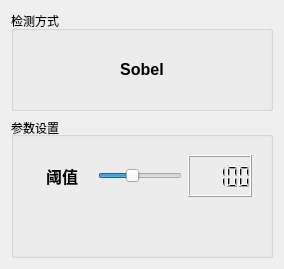
      <widget class="QWidget" name="page_3">
       <layout class="QVBoxLayout" name="verticalLayout_15">
        <item>
         <widget class="QGroupBox" name="groupBox_10">
          <property name="sizePolicy">
           <sizepolicy hsizetype="Preferred" vsizetype="Fixed">
            <horstretch>0</horstretch>
            <verstretch>0</verstretch>
           </sizepolicy>
          </property>
          <property name="minimumSize">
           <size>
            <width>0</width>
            <height>100</height>
           </size>
          </property>
          <property name="title">
           <string>检测方式</string>
          </property>
          <layout class="QVBoxLayout" name="verticalLayout_14">
           <item>
            <widget class="QLabel" name="label_14">
             <property name="text">
              <string>&lt;html&gt;&lt;head/&gt;&lt;body&gt;&lt;p align=&quot;center&quot;&gt;&lt;span style=&quot; font-size:12pt; font-weight:600;&quot;&gt;Sobel&lt;/span&gt;&lt;/p&gt;&lt;/body&gt;&lt;/html&gt;</string>
             </property>
             <property name="scaledContents">
              <bool>false</bool>
             </property>
            </widget>
           </item>
          </layout>
         </widget>
        </item>
        <item>
         <widget class="QGroupBox" name="groupBox_9">
          <property name="title">
           <string>参数设置</string>
          </property>
          <property name="alignment">
           <set>Qt::AlignLeading|Qt::AlignLeft|Qt::AlignVCenter</set>
          </property>
          <property name="checkable">
           <bool>false</bool>
          </property>
          <layout class="QVBoxLayout" name="verticalLayout_13">
           <item>
            <widget class="QWidget" name="widget_9" native="true">
             <property name="sizePolicy">
              <sizepolicy hsizetype="Preferred" vsizetype="Fixed">
               <horstretch>0</horstretch>
               <verstretch>0</verstretch>
              </sizepolicy>
             </property>
             <property name="minimumSize">
              <size>
               <width>0</width>
               <height>60</height>
              </size>
             </property>
             <layout class="QHBoxLayout" name="horizontalLayout_10">
              <item>
               <widget class="QLabel" name="label_13">
                <property name="minimumSize">
                 <size>
                  <width>60</width>
                  <height>0</height>
                 </size>
                </property>
                <property name="toolTip">
                 <string/>
                </property>
                <property name="text">
                 <string>&lt;html&gt;&lt;head/&gt;&lt;body&gt;&lt;p align=&quot;center&quot;&gt;&lt;span style=&quot; font-size:12pt; font-weight:600;&quot;&gt;阈值&lt;/span&gt;&lt;/p&gt;&lt;/body&gt;&lt;/html&gt;</string>
                </property>
               </widget>
              </item>
              <item>
               <widget class="QSlider" name="sliderForBound_2">
                <property name="minimum">
                 <number>1</number>
                </property>
                <property name="maximum">
                 <number>255</number>
                </property>
                <property name="pageStep">
                 <number>10</number>
                </property>
                <property name="value">
                 <number>100</number>
                </property>
                <property name="orientation">
                 <enum>Qt::Horizontal</enum>
                </property>
               </widget>
              </item>
              <item>
               <widget class="QLCDNumber" name="lcdForV_3">
                <property name="intValue" stdset="0">
                 <number>100</number>
                </property>
               </widget>
              </item>
             </layout>
            </widget>
           </item>
           <item>
            <spacer name="verticalSpacer_5">
             <property name="orientation">
              <enum>Qt::Vertical</enum>
             </property>
             <property name="sizeHint" stdset="0">
              <size>
               <width>20</width>
               <height>40</height>
              </size>
             </property>
            </spacer>
           </item>
          </layout>
         </widget>
        </item>
       </layout>
      </widget>
